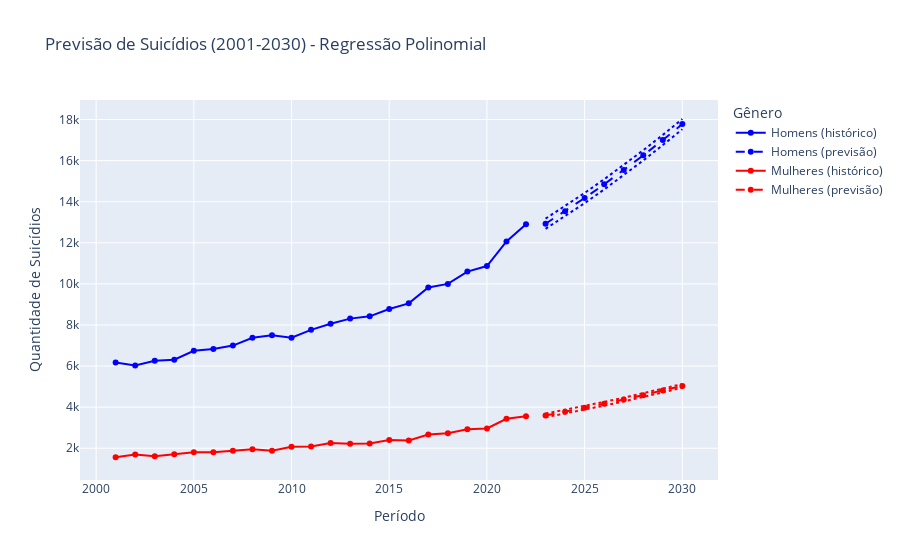

Notebook source saved alongside this figure:
### Code cell
#Modelo de regressão polinomial
analiseGeneroPoli = AnaliseGenero(dadosGeneros, 'Quantidade', 'Gêneros', 'Quantidade', 'pie')
analiseGeneroPoli.modelo_regre_poli(grau_homens=2, grau_mulheres=2)

### Figure 1 — Plotly figure (JSON) as saved in the notebook; plotly's stock layout.template omitted (floating-point values rounded to 4 significant figures)
{"data": [{"line": {"color": "blue"}, "mode": "lines+markers", "name": "Homens (histórico)", "type": "scatter", "x": [2001, 2002, 2003, 2004, 2005, 2006, 2007, 2008, 2009, 2010, 2011, 2012, 2013, 2014, 2015, 2016, 2017, 2018, 2019, 2020, 2021, 2022], "y": [6177, 6028, 6256, 6311, 6744, 6834, 6995, 7375, 7500, 7375, 7762, 8061, 8309, 8419, 8780, 9053, 9826, 9999, 10599, 10868, 12064, 12908]}, {"line": {"color": "blue", "dash": "dash"}, "mode": "lines+markers", "name": "Homens (previsão)", "type": "scatter", "x": [2023, 2024, 2025, 2026, 2027, 2028, 2029, 2030], "y": [12930.0, 13540.0, 14180.0, 14850.0, 15540.0, 16260.0, 17010.0, 17780.0]}, {"line": {"color": "blue", "dash": "dot"}, "mode": "lines", "showlegend": false, "type": "scatter", "x": [2023, 2024, 2025, 2026, 2027, 2028, 2029, 2030], "y": [13180.0, 13790.0, 14430.0, 15090.0, 15790.0, 16510.0, 17250.0, 18030.0]}, {"line": {"color": "blue", "dash": "dot"}, "mode": "lines", "showlegend": false, "type": "scatter", "x": [2023, 2024, 2025, 2026, 2027, 2028, 2029, 2030], "y": [12680.0, 13290.0, 13930.0, 14600.0, 15290.0, 16010.0, 16760.0, 17530.0]}, {"line": {"color": "red"}, "mode": "lines+markers", "name": "Mulheres (histórico)", "type": "scatter", "x": [2001, 2002, 2003, 2004, 2005, 2006, 2007, 2008, 2009, 2010, 2011, 2012, 2013, 2014, 2015, 2016, 2017, 2018, 2019, 2020, 2021, 2022], "y": [1560, 1694, 1604, 1706, 1805, 1805, 1872, 1953, 1872, 2073, 2089, 2257, 2223, 2233, 2396, 2378, 2664, 2729, 2919, 2964, 3431, 3553]}, {"line": {"color": "red", "dash": "dash"}, "mode": "lines+markers", "name": "Mulheres (previsão)", "type": "scatter", "x": [2023, 2024, 2025, 2026, 2027, 2028, 2029, 2030], "y": [3596.0, 3777.0, 3966.0, 4164.0, 4369.0, 4583.0, 4805.0, 5034.0]}, {"line": {"color": "red", "dash": "dot"}, "mode": "lines", "showlegend": false, "type": "scatter", "x": [2023, 2024, 2025, 2026, 2027, 2028, 2029, 2030], "y": [3687.0, 3868.0, 4058.0, 4255.0, 4460.0, 4674.0, 4896.0, 5126.0]}, {"line": {"color": "red", "dash": "dot"}, "mode": "lines", "showlegend": false, "type": "scatter", "x": [2023, 2024, 2025, 2026, 2027, 2028, 2029, 2030], "y": [3505.0, 3686.0, 3875.0, 4073.0, 4278.0, 4492.0, 4713.0, 4943.0]}], "layout": {"hovermode": "closest", "legend": {"title": {"text": "Gênero"}}, "title": {"text": "Previsão de Suicídios (2001-2030) - Regressão Polinomial"}, "xaxis": {"title": {"text": "Período"}}, "yaxis": {"title": {"text": "Quantidade de Suicídios"}}}}
